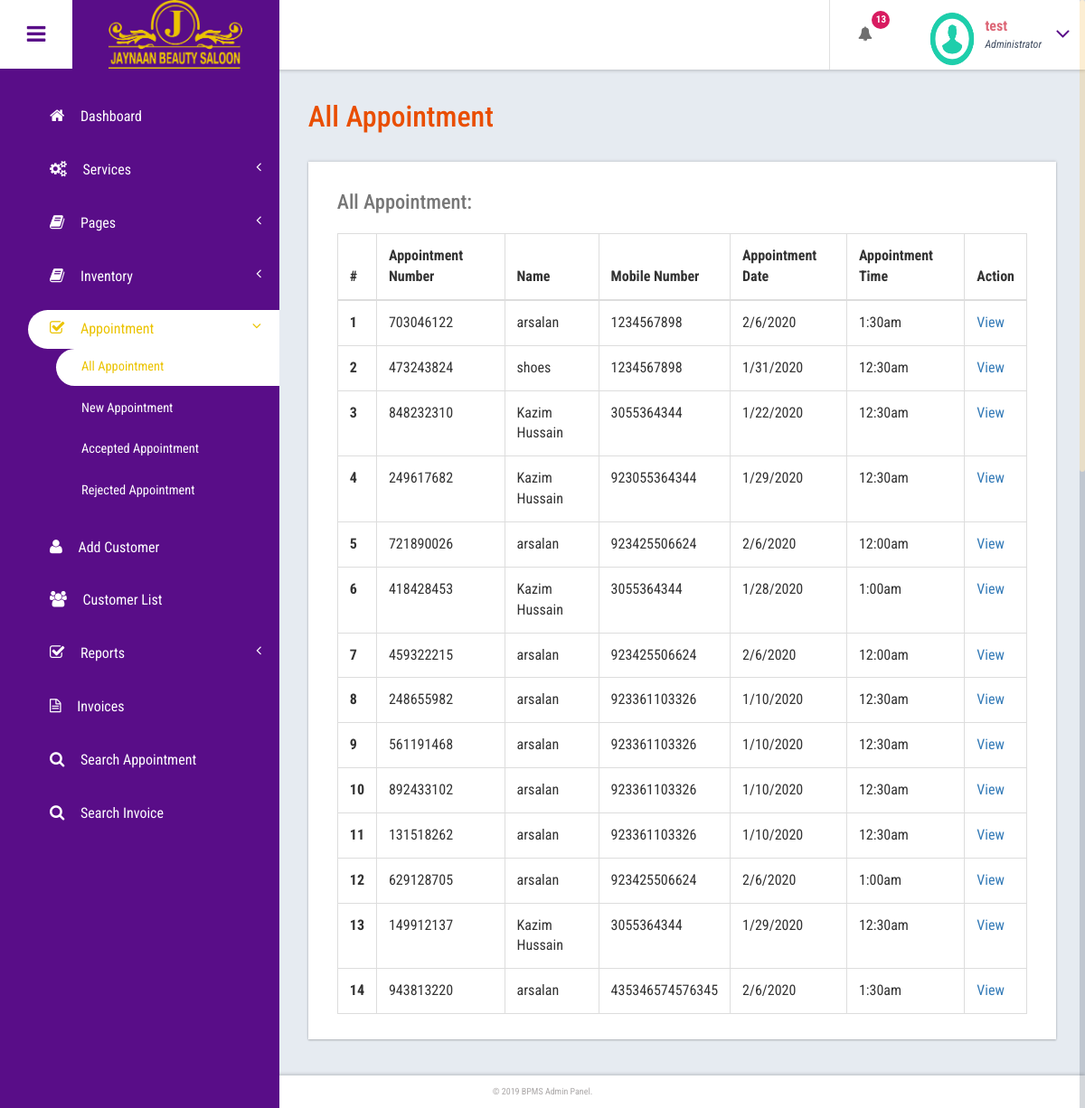
Screenshot of /salon.opencapto.io/admin/all-appointment.php (signed in) with the database file from the repository.
### tables this page shows
CREATE TABLE `tblappointment` (
  `ID` int(10) NOT NULL,
  `AptNumber` varchar(80) DEFAULT NULL,
  `Name` varchar(120) DEFAULT NULL,
  `Email` varchar(120) DEFAULT NULL,
  `PhoneNumber` bigint(11) DEFAULT NULL,
  `AptDate` varchar(120) DEFAULT NULL,
  `AptTime` varchar(120) DEFAULT NULL,
  `Services` varchar(120) DEFAULT NULL,
  `ApplyDate` varchar(50) DEFAULT NULL,
  `Remark` varchar(200) DEFAULT NULL,
  `Status` varchar(200) DEFAULT NULL,
  `RemarkDate` varchar(200) NOT NULL
);

### salon.opencapto.io/admin/all-appointment.php (the view, shortened to what this page needs)
<?php
include('includes/dbconnection.php');
if (strlen($_SESSION['bpmsaid']==0)) {
  header('location:logout.php');
  } else{
  ?>
<!DOCTYPE HTML>
<html>
<head>
<link href="css/bootstrap.css" rel='stylesheet' type='text/css' />
<link href="css/style.css" rel='stylesheet' type='text/css' />
<link href="css/font-awesome.css" rel="stylesheet">
<link href="css/animate.css" rel="stylesheet" type="text/css" media="all">
<link href="css/custom.css" rel="stylesheet">
</head>
<body class="cbp-spmenu-push">
	<div class="main-content">
		 <?php include_once('includes/sidebar.php');?>
		 <?php include_once('includes/header.php');?>
		<div id="page-wrapper">
			<div class="main-page">
				<div class="tables">
					<h3 class="title1">All Appointment</h3>
					<div class="table-responsive bs-example widget-shadow">
						<h4>All Appointment:</h4>
						<table class="table table-bordered"> <thead> <tr> <th>#</th> <th> Appointment Number</th> <th>Name</th><th>Mobile Number</th> <th>Appointment Date</th><th>Appointment Time</th><th>Action</th> </tr> </thead> <tbody>
<?php
$ret=mysqli_query($con,"select *from  tblappointment");
$cnt=1;
while ($row=mysqli_fetch_array($ret)) {
?>
						 <tr> <th scope="row"><?php echo $cnt;?></th> <td><?php  echo $row['AptNumber'];?></td> <td><?php  echo $row['Name'];?></td><td><?php  echo $row['PhoneNumber'];?></td><td><?php  echo $row['AptDate'];?></td> <td><?php  echo $row['AptTime'];?></td> <td><a href="view-appointment.php?viewid=<?php echo $row['ID'];?>">View</a></td> </tr>   <?php
$cnt=$cnt+1;
}?></tbody> </table>
					</div>
				</div>
			</div>
		</div>
		 <?php include_once('includes/footer.php');?>
	</div>
</body>
</html>
<?php }  ?>

### salon.opencapto.io/admin/includes/sidebar.php (shortened to what this page needs)
<div class=" sidebar" role="navigation">
          <div class="navbar-collapse">
      <nav class="cbp-spmenu cbp-spmenu-vertical cbp-spmenu-left" id="cbp-spmenu-s1">
        <ul class="nav" id="side-menu">
          <li>
            <a href="dashboard.php"><i class="fa fa-home nav_icon"></i>Dashboard</a>
          </li>
          <li>
            <a href="add-services.php"><i class="fa fa-cogs nav_icon"></i>Services<span class="fa arrow"></span> </a>
          </li>
          <li class="">
            <a href="about-us.php"><i class="fa fa-book nav_icon"></i>Pages <span class="fa arrow"></span></a>
          </li>
          <li class="">
            <a href="add-items.php"><i class="fa fa-book nav_icon"></i>Inventory <span class="fa arrow"></span></a>
          </li>
          <li>
            <a href="all-appointment.php"><i class="fa fa-check-square-o nav_icon"></i>Appointment<span class="fa arrow"></span></a>
            <ul class="nav nav-second-level collapse">
              <li>
                <a href="all-appointment.php">All Appointment</a>
              </li>
              <li>
                <a href="new-appointment.php">New Appointment</a>
              </li>
              <li>
                <a href="accepted-appointment.php">Accepted Appointment</a>
              </li>
              <li>
                <a href="rejected-appointment.php">Rejected Appointment</a>
              </li>
            </ul>
          </li>
          <li>
            <a href="add-customer.php" class="chart-nav"><i class="fa fa-user nav_icon"></i>Add Customer</a>
          </li>
           <li>
            <a href="customer-list.php" class="chart-nav"><i class="fa fa-users nav_icon"></i>Customer List</a>
          </li>
            <li>
            <a href="#"><i class="fa fa-check-square-o nav_icon"></i>Reports<span class="fa arrow"></span></a>
          </li>
  <li>
            <a href="invoices.php" class="chart-nav"><i class="fa fa-file-text-o nav_icon"></i>Invoices</a>
          </li>
          <li>
            <a href="search-appointment.php" class="chart-nav"><i class="fa fa-search nav_icon"></i>Search Appointment</a>
          </li>
          <li>
            <a href="search-invoices.php" class="chart-nav"><i class="fa fa-search nav_icon"></i>Search Invoice</a>
          </li>
        </ul>
      </nav>
    </div>
  </div>

### salon.opencapto.io/admin/includes/header.php (shortened to what this page needs)
<div class="sticky-header header-section ">
      <div class="header-left">
        <button id="showLeftPush"><i class="fa fa-bars"></i></button>
        <div class="logo">
          <a href="index.html">
         <img src="../images/Logo.png" alt="">
          </a>
        </div>
      </div>
      <div class="header-right">
        <div class="profile_details_left">
          <ul class="nofitications-dropdown">
            <?php
$ret1=mysqli_query($con,"select ID,Name from  tblappointment where Status=0");
$num=mysqli_num_rows($ret1);
?>
            <li class="dropdown head-dpdn">
              <a href="#" class="dropdown-toggle" data-toggle="dropdown" aria-expanded="false"><i class="fa fa-bell"></i><span class="badge blue"><?php echo $num;?></span></a>
            </li>
          </ul>
          <div class="clearfix"> </div>
        </div>
        <div class="profile_details">
        <?php
$adid=$_SESSION['bpmsaid'];
$ret=mysqli_query($con,"select AdminName from tbladmin where ID='$adid'");
$row=mysqli_fetch_array($ret);
$name=$row['AdminName'];
?>
          <ul>
            <li class="dropdown profile_details_drop">
              <a href="#" class="dropdown-toggle" data-toggle="dropdown" aria-expanded="false">
                <div class="profile_img">
                  <span class="prfil-img"><img src="images/download (1).png" alt="" width="50" height="60"> </span>
                  <div class="user-name">
                    <p><?php echo $name; ?></p>
                    <span>Administrator</span>
                  </div>
                  <i class="fa fa-angle-down lnr"></i>
                  <div class="clearfix"></div>
                </div>
              </a>
            </li>
          </ul>
        </div>
      </div>
      <div class="clearfix"> </div>
    </div>

### salon.opencapto.io/admin/includes/footer.php
<div class="footer">
   <p>&copy; 2019 BPMS Admin Panel.</p>
</div>

### salon.opencapto.io/admin/css/custom.css (style rules this page uses)
#page-wrapper { padding:7em 2em 2.5em; background-color: #E6EBF1; }
.sidebar .arrow { float: right; }
.sidebar .fa.arrow:before { content: "\f104"; }
.sidebar .active>a>.fa.arrow:before { content: "\f107"; }
.sidebar .nav-second-level li, .sidebar .nav-third-level li { border-bottom: 0!important; margin-bottom: 5px; }
.sidebar .nav-second-level li a { padding-left: 90px; font-size: .9em; }

### rows the page displays
tblappointment: AptNumber "703046122", Name "arsalan", PhoneNumber "1234567898", AptDate "2/6/2020", AptTime "1:30am"
tblappointment: AptNumber "473243824", Name "shoes", PhoneNumber "1234567898", AptDate "1/31/2020", AptTime "12:30am"
tblappointment: AptNumber "848232310", Name "Kazim Hussain", PhoneNumber "3055364344", AptDate "1/22/2020", AptTime "12:30am"
tblappointment: AptNumber "249617682", Name "Kazim Hussain", PhoneNumber "923055364344", AptDate "1/29/2020", AptTime "12:30am"
tblappointment: AptNumber "721890026", Name "arsalan", PhoneNumber "923425506624", AptDate "2/6/2020", AptTime "12:00am"
tblappointment: AptNumber "418428453", Name "Kazim Hussain", PhoneNumber "3055364344", AptDate "1/28/2020", AptTime "1:00am"
tblappointment: AptNumber "459322215", Name "arsalan", PhoneNumber "923425506624", AptDate "2/6/2020", AptTime "12:00am"
tblappointment: AptNumber "248655982", Name "arsalan", PhoneNumber "923361103326", AptDate "1/10/2020", AptTime "12:30am"
tblappointment: AptNumber "561191468", Name "arsalan", PhoneNumber "923361103326", AptDate "1/10/2020", AptTime "12:30am"
tblappointment: AptNumber "892433102", Name "arsalan", PhoneNumber "923361103326", AptDate "1/10/2020", AptTime "12:30am"
tblappointment: AptNumber "131518262", Name "arsalan", PhoneNumber "923361103326", AptDate "1/10/2020", AptTime "12:30am"
tblappointment: AptNumber "629128705", Name "arsalan", PhoneNumber "923425506624", AptDate "2/6/2020", AptTime "1:00am"
tblappointment: AptNumber "149912137", Name "Kazim Hussain", PhoneNumber "3055364344", AptDate "1/29/2020", AptTime "12:30am"
tblappointment: AptNumber "943813220", Name "arsalan", PhoneNumber "435346574576345", AptDate "2/6/2020", AptTime "1:30am"

### other values shown
$num "13"
$name "test"
